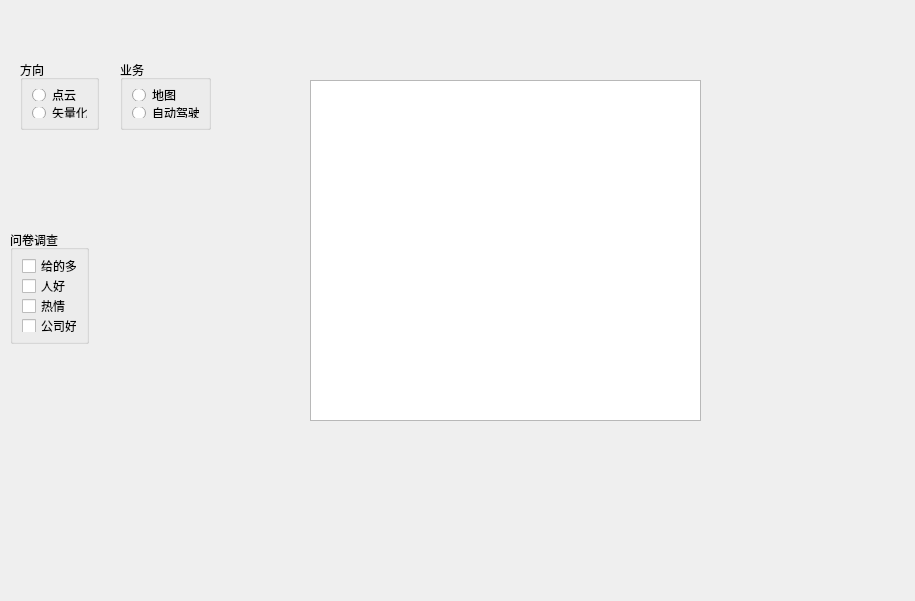
<?xml version="1.0" encoding="UTF-8"?>
<ui version="4.0">
 <class>Widget</class>
 <widget class="QWidget" name="Widget">
  <property name="geometry">
   <rect>
    <x>0</x>
    <y>0</y>
    <width>915</width>
    <height>601</height>
   </rect>
  </property>
  <property name="windowTitle">
   <string>Widget</string>
  </property>
  <widget class="QGroupBox" name="groupBox">
   <property name="geometry">
    <rect>
     <x>20</x>
     <y>60</y>
     <width>79</width>
     <height>70</height>
    </rect>
   </property>
   <property name="title">
    <string>方向</string>
   </property>
   <layout class="QVBoxLayout" name="verticalLayout">
    <item>
     <widget class="QRadioButton" name="radioButtonCloud">
      <property name="text">
       <string>点云</string>
      </property>
     </widget>
    </item>
    <item>
     <widget class="QRadioButton" name="radioButtonPCV">
      <property name="text">
       <string>矢量化</string>
      </property>
     </widget>
    </item>
   </layout>
  </widget>
  <widget class="QGroupBox" name="groupBox_2">
   <property name="geometry">
    <rect>
     <x>120</x>
     <y>60</y>
     <width>91</width>
     <height>70</height>
    </rect>
   </property>
   <property name="title">
    <string>业务</string>
   </property>
   <layout class="QVBoxLayout" name="verticalLayout_2">
    <item>
     <widget class="QRadioButton" name="radioButtonMap">
      <property name="text">
       <string>地图</string>
      </property>
     </widget>
    </item>
    <item>
     <widget class="QRadioButton" name="radioButtonCar">
      <property name="text">
       <string>自动驾驶</string>
      </property>
     </widget>
    </item>
   </layout>
  </widget>
  <widget class="QGroupBox" name="groupBox_3">
   <property name="geometry">
    <rect>
     <x>10</x>
     <y>230</y>
     <width>79</width>
     <height>114</height>
    </rect>
   </property>
   <property name="title">
    <string>问卷调查</string>
   </property>
   <layout class="QVBoxLayout" name="verticalLayout_3">
    <item>
     <widget class="QCheckBox" name="checkBox">
      <property name="text">
       <string>给的多</string>
      </property>
     </widget>
    </item>
    <item>
     <widget class="QCheckBox" name="checkBox_2">
      <property name="text">
       <string>人好</string>
      </property>
     </widget>
    </item>
    <item>
     <widget class="QCheckBox" name="checkBox_3">
      <property name="text">
       <string>热情</string>
      </property>
     </widget>
    </item>
    <item>
     <widget class="QCheckBox" name="checkBoxCompanyGood">
      <property name="text">
       <string>公司好</string>
      </property>
      <property name="tristate">
       <bool>true</bool>
      </property>
     </widget>
    </item>
   </layout>
  </widget>
  <widget class="QListWidget" name="listWidget">
   <property name="geometry">
    <rect>
     <x>310</x>
     <y>80</y>
     <width>391</width>
     <height>341</height>
    </rect>
   </property>
  </widget>
 </widget>
 <resources/>
 <connections/>
</ui>
